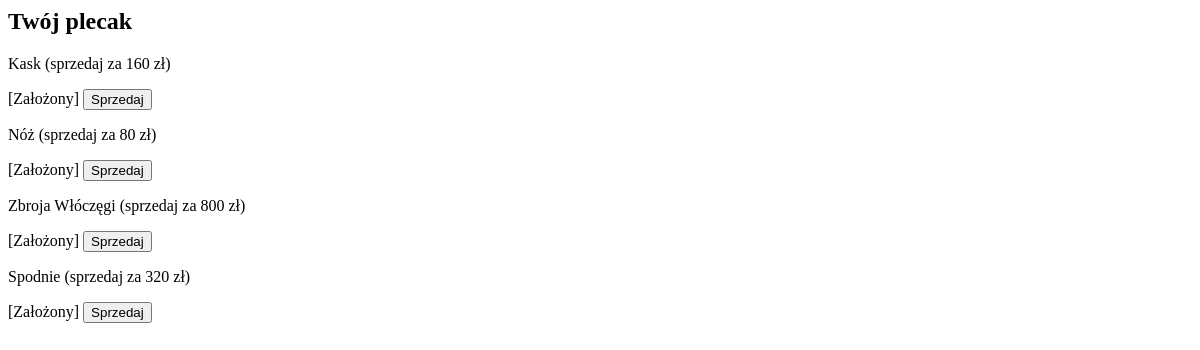
Before: /merchant/blacksmith/backpack-fragment/ (signed in) with the older database file.
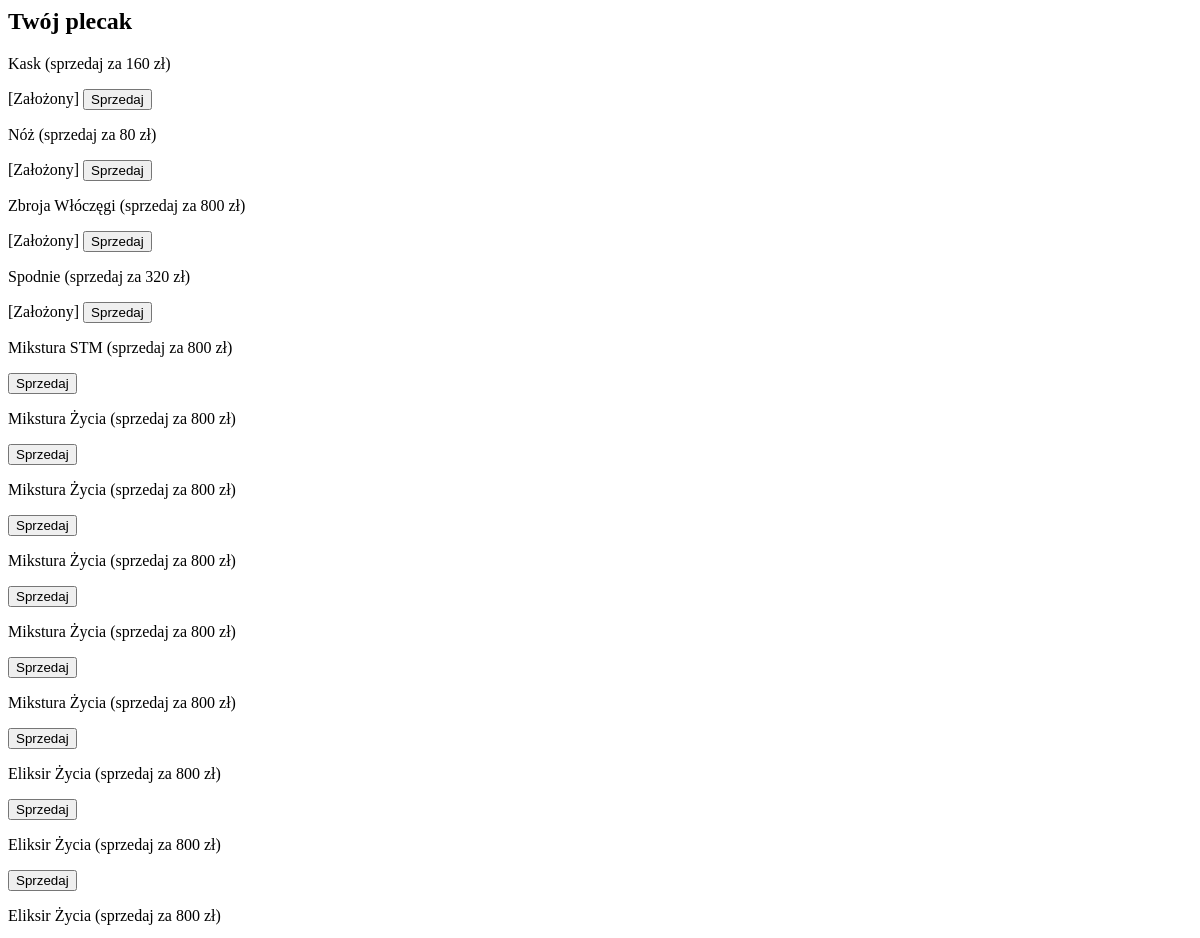
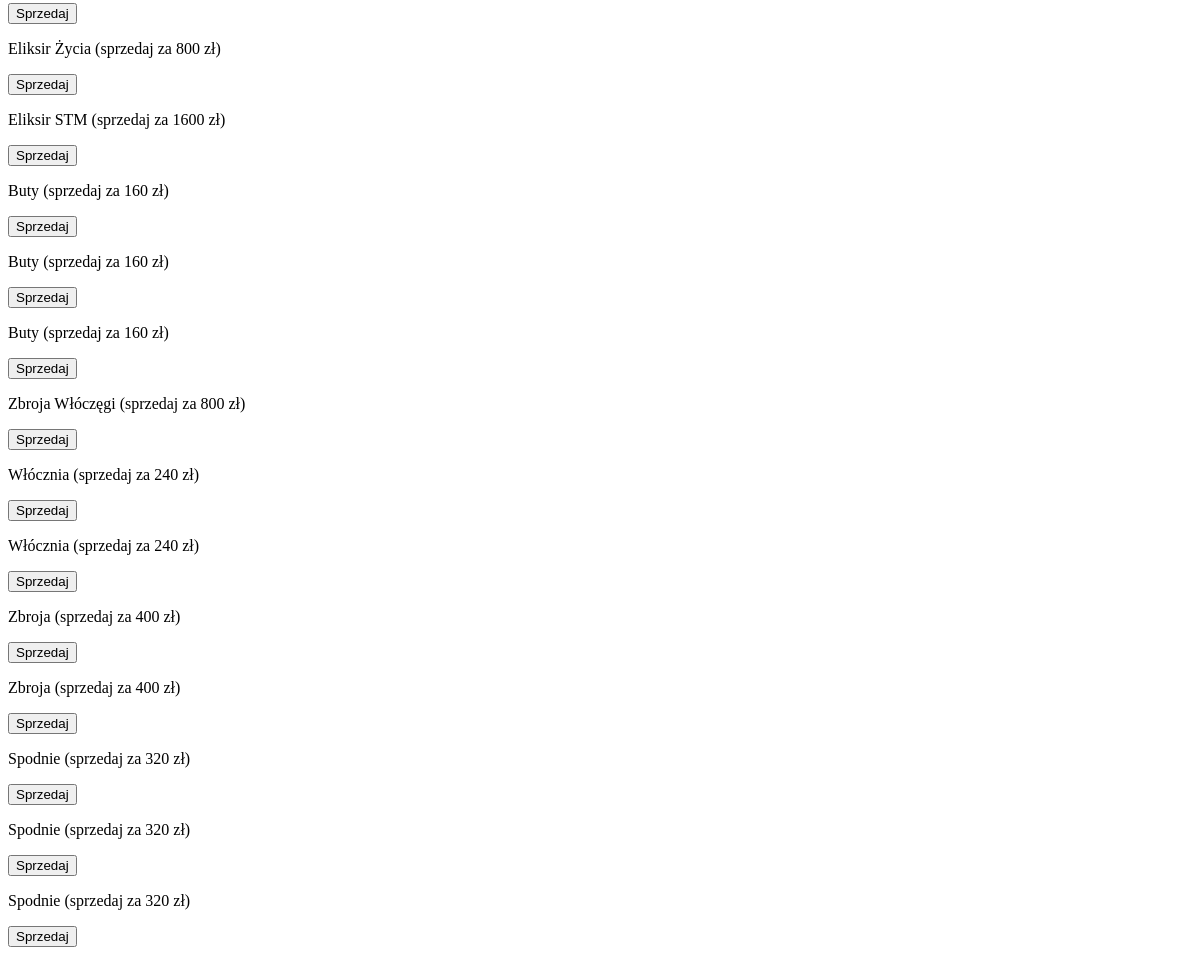
After: the same page with the newer database file (2 pictures, top to bottom).
### inventory/models.py (models this page shows, shortened)
class InventoryItem(models.Model):
    user = models.ForeignKey(User, on_delete=models.CASCADE)
    item = models.ForeignKey(Item, on_delete=models.CASCADE)
    equipped = models.BooleanField(default=False)

### items/models.py (models this page shows, shortened)
class Item(models.Model):
    SLOT_CHOICES = [
        ('head', 'Head'),
        ('chest', 'Chest'),
        ('legs', 'Legs'),
        ('feet', 'Feet'),
        ('hands', 'Hands'),
        ('weapon', 'Weapons'),
        ('shield', 'Shield'),
        ('accessory', 'Accessory'),
        ('none', 'Brak'),  # dla mikstur itp.
    ]
    ITEM_TYPE_CHOICES = [
        ('equipment', 'Ekwipunek'),
        ('potion_hp', 'Mikstura HP'),
        ('potion_stamina', 'Mikstura Staminy'),
    ]
    name = models.CharField(max_length=100, unique=True, help_text="Nazwa przedmiotu")
    description = models.TextField(blank=True, help_text="Opis przedmiotu")
    rarity = models.CharField(
        max_length=50,
        choices=[
            ('common', 'Common'),
            ('uncommon', 'Uncommon'),
            ('rare', 'Rare'),
            ('epic', 'Epic'),
            ('legendary', 'Legendary'),
        ],
        default='common',
        help_text="Rzadkość przedmiotu"
    )
    slot = models.CharField(
        max_length=50,
        choices=SLOT_CHOICES,
        default='none',
        help_text="Slot, do którego pasuje przedmiot"
    )
    item_type = models.CharField(
        max_length=20,
        choices=ITEM_TYPE_CHOICES,
        default='equipment',
        help_text="Typ przedmiotu"
    )
    item_level = models.IntegerField(help_text="Poziom przedmiotu (ilvl)")
    dmg = models.IntegerField(default=0, help_text="Obrażenia przedmiotu")
    dmg_max = models.IntegerField(default=0, help_text="Maksymalne obrażenia przedmiotu")
    dmg_min = models.IntegerField(default=0, help_text="Minimalne obrażenia przedmiotu")
    item_strength = models.IntegerField(default=0, help_text="Siła przedmiotu")
    item_dexterity = models.IntegerField(default=0, help_text="Zręczność przedmiotu")
    item_constitution = models.IntegerField(default=0, help_text="Wytrzymałość przedmiotu")
    item_intelligence = models.IntegerField(default=0, help_text="Inteligencja przedmiotu")
    value = models.IntegerField(default=0, help_text="Wartość przedmiotu")
    effect_value = models.IntegerField(null=True, blank=True, help_text="Wartość efektu (np. HP +50)")

### merchant/views.py (the view)
# urls.py: path("blacksmith/backpack-fragment/", views.backpack_fragment, name="backpack_fragment"),
@login_required
def backpack_fragment(request):
    backpack = InventoryItem.objects.filter(user=request.user)
    for item in backpack:
        item.sell_price = int(item.item.value * 0.8)
    return render(request, "merchants/backpack_partial.html", {"backpack": backpack})

### inventory/context_processors.py (called while the page is built)
def player_banner_context(request):
    if request.user.is_authenticated:
        try:
            player = UserProfile.objects.get(user=request.user)
            return {'player': player}
        except UserProfile.DoesNotExist:
            return {}
    return {}

### merchant/templates/merchants/backpack_partial.html
<h2 class="text-xl font-bold mb-2">Twój plecak</h2>
<div class="grid grid-cols-1 md:grid-cols-2 gap-4">
  {% for item in backpack %}
    <div
      id="item-{{ item.id }}"
      class="bg-gray-700 p-3 rounded-xl flex flex-col"
    >
      <p class="text-white font-semibold">
        {{ item.item.name }}
        <span class="text-gray-300 text-sm">(sprzedaj za {{ item.sell_price }} zł)</span>
      </p>
      {% if item.equipped %}
        <span class="text-green-400 text-xs">[Założony]</span>
      {% endif %}
      <button
        class="mt-2 bg-red-600 hover:bg-red-700 text-white px-3 py-1 rounded sell-btn"
        data-item-id="{{ item.id }}"
      >
        Sprzedaj
      </button>
    </div>
  {% endfor %}
</div>

Changed rows visible on the page:
added InventoryItem: item.name "Mikstura STM", sell_price "800"
added InventoryItem: item.name "Mikstura Życia", sell_price "800"
added InventoryItem: item.name "Mikstura Życia", sell_price "800"
added InventoryItem: item.name "Mikstura Życia", sell_price "800"
added InventoryItem: item.name "Mikstura Życia", sell_price "800"
added InventoryItem: item.name "Mikstura Życia", sell_price "800"
added InventoryItem: item.name "Eliksir Życia", sell_price "800"
added InventoryItem: item.name "Eliksir Życia", sell_price "800"
added InventoryItem: item.name "Eliksir Życia", sell_price "800"
added InventoryItem: item.name "Eliksir Życia", sell_price "800"
added InventoryItem: item.name "Eliksir STM", sell_price "1600"
added InventoryItem: item.name "Buty", sell_price "160"
added InventoryItem: item.name "Buty", sell_price "160"
added InventoryItem: item.name "Buty", sell_price "160"
added InventoryItem: item.name "Zbroja Włóczęgi", sell_price "800"
added InventoryItem: item.name "Włócznia", sell_price "240"
added InventoryItem: item.name "Włócznia", sell_price "240"
added InventoryItem: item.name "Zbroja", sell_price "400"
added InventoryItem: item.name "Zbroja", sell_price "400"
added InventoryItem: item.name "Spodnie", sell_price "320"
added InventoryItem: item.name "Spodnie", sell_price "320"
added InventoryItem: item.name "Spodnie", sell_price "320"
